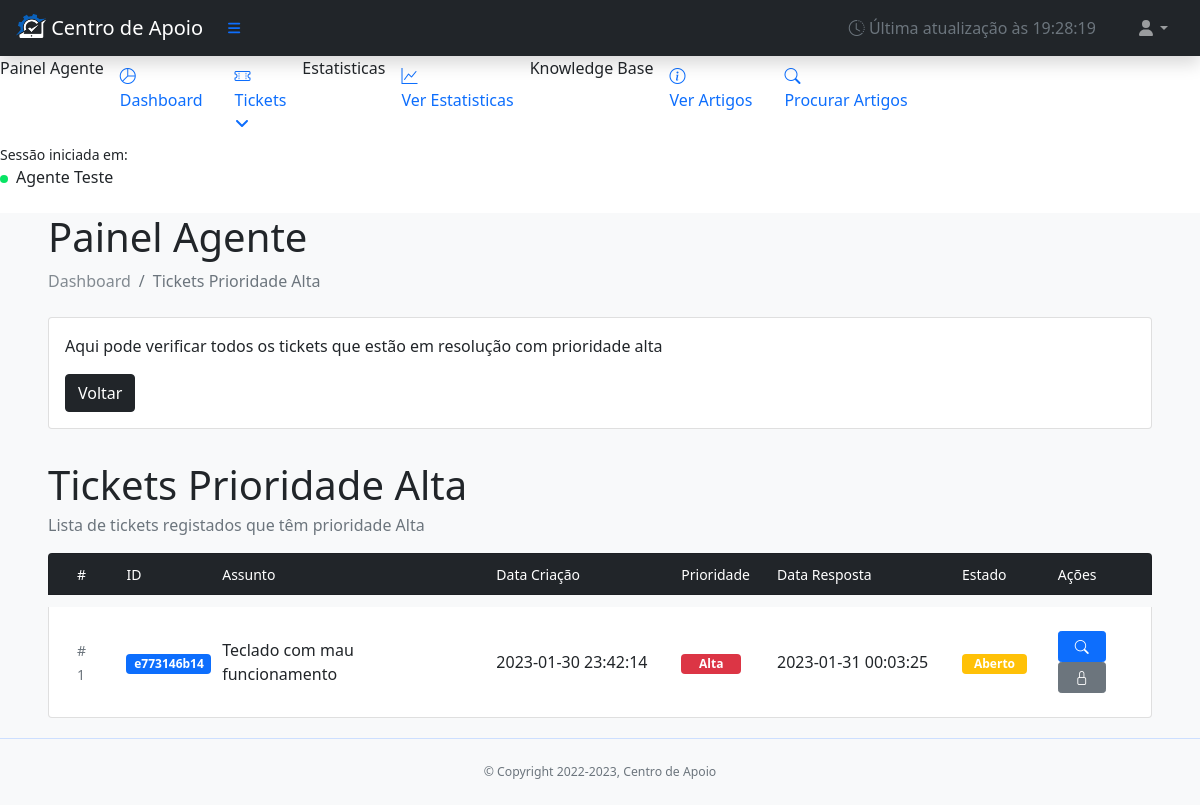
The app's page /root/agent-panel/agente-tickets-prioridade-um.php (signed in) with its own data.
### tables this page shows
CREATE TABLE `tickets` (
  `id` int(11) NOT NULL,
  `ticket_id` varchar(255) NOT NULL,
  `user_id` tinyint(4) NOT NULL,
  `status` int(11) NOT NULL DEFAULT 0,
  `prioridade` int(11) NOT NULL DEFAULT 0,
  `nome` varchar(255) NOT NULL,
  `telefone` varchar(255) NOT NULL,
  `email` varchar(255) NOT NULL,
  `nome_empresa` varchar(255) NOT NULL,
  `dep_empresa` varchar(255) NOT NULL,
  `categoria` int(255) NOT NULL,
  `assunto` varchar(255) NOT NULL,
  `message` text NOT NULL,
  `date` timestamp NOT NULL DEFAULT current_timestamp(),
  `date_reply` timestamp NOT NULL DEFAULT '0000-00-00 00:00:00'
);

### root/agent-panel/agente-tickets-prioridade-um.php (the view, shortened to what this page needs)
<?php
include('../components/page-head.php');
?>
<?php
$closed_status = 2;
$estado_0 = "Novo";
$estado_1 = "Aberto";
$estado_2 = "Fechado";
$prioridade_alta = 1;
$prioridade_0 = "Normal";
$prioridade_1 = "Alta";
$db = new DB();
$dbconn = $db->conn;
$latest = [];
$sql = "SELECT * FROM tickets WHERE prioridade=$prioridade_alta AND status!=$closed_status ORDER BY date DESC";
$recodes = mysqli_query($dbconn, $sql);
if ($recodes->num_rows > 0) {
    while ($row = $recodes->fetch_assoc()) {
        $latest[] = $row;
    }
}
?>
<body class="sb-nav-fixed">
    <?php include('../global-panel/components/topnav-painel.php'); ?>
    <div id="layoutSidenav">
        <?php include('../global-panel/components/sidebar-painel.php'); ?>
        <div id="layoutSidenav_content" class="bg-light">
            <main>
                <div class="container-fluid px-5">
                    <h1 class="mt-4">Painel Agente</h1>
                    <ol class="breadcrumb mb-4">
                        <li class="breadcrumb-item"><a href="./agent-panel/painel-agente.php">Dashboard</a></li>
                        <li class="breadcrumb-item active">Tickets Prioridade <?php echo $prioridade_1; ?></li>
                    </ol>
                    <div class="row">
                        <div class="col-xl-12">
                            <div class="card mb-4">
                                <div class="card-body">
                                    <p>Aqui pode verificar todos os tickets que estão em resolução com prioridade alta</p>
                                    <a href="./agent-panel/painel-agente.php" class="btn btn-dark">Voltar</a>
                                </div>
                            </div>
                        </div>
                    </div>
                    <h1 class="mt-2 mb-1">Tickets Prioridade <?php echo $prioridade_1; ?></h1>
                    <div class="text-muted">
                        Lista de tickets registados que têm prioridade <?php echo $prioridade_1; ?>
                    </div>
                    <div class="bg-light my-3">
                        <ul class="list-group">
                            <div class="d-none d-lg-block list-group-item bg-dark text-white mb-2">
                                <div class="container-fluid">
                                    <div class="row justify-content-between">
                                        <div class="col-lg-1 col-sm-12" style="width:4% !important;">
                                            <small>#</small>
                                        </div>
                                        <div class="col-lg-1 col-sm-12">
                                            <small>ID</small>
                                        </div>
                                        <div class="col-lg-3 col-sm-12">
                                            <small>Assunto</small>
                                        </div>
                                        <div class="col-lg-2 col-sm-12">
                                            <small>Data Criação</small>
                                        </div>
                                        <div class="col-lg-1 col-sm-12">
                                            <small>Prioridade</small>
                                        </div>
                                        <div class="col-lg-2 col-sm-12">
                                            <small>Data Resposta</small>
                                        </div>
                                        <div class="col-lg-1 col-sm-12">
                                            <small>Estado</small>
                                        </div>
                                        <div class="col-lg-1 col-sm-12">
                                            <small>Ações</small>
                                        </div>
                                    </div>
                                </div>
                            </div>
                            <?php if (count($latest) > 0) {
                                $contador = count($latest);
                                foreach ($latest as $k => $v) {
                                    echo '
                                    <li href="./user-panel/ticket.php?id=' . $v['id'] . '" class="list-group-item list-group-item-action my-1" aria-current="true">
                                        <div class="container-fluid">
                                            <div class="row d-flex justify-content-between align-items-center py-3">
                                                <div class="col-lg-1 col-sm-12" style="width:4% !important;">
                                                    <span class="text-muted"><small># ' . ($contador > 0 ? $contador-- : $contador = 0) . '</small></span>
                                                </div>
                                                <div class="col-lg-1 col-sm-12">
                                                    <span style="width: 85px;" class="badge bg-primary">' . $v['ticket_id'] . '</span>
                                                </div>
                                                <div class="col-lg-3 col-sm-12">
                                                    <span>' . $v['assunto'] . '</span>
                                                </div>
                                                <div class="col-lg-2 col-sm-12">
                                                    <span>' . $v['date'] . '</span>
                                                </div>
                                                <div class="col-lg-1 col-sm-12">
                                                    <span style="width: 60px; "class="badge ' . (($v['prioridade'] == 0) ? "bg-success" : "bg-danger") . '">' . (($v['prioridade'] == 0) ? $prioridade_0 : $prioridade_1) . '</span>
                                                </div>
                                                <div class="col-lg-2 col-sm-12">
                                                    <span>' . (($v['date_reply'] == '0000-00-00 00:00:00') ? '-' : $v['date_reply']) . '</span>
                                                </div>
                                                <div class="col-lg-1 col-sm-12">
                                                    <span style="width: 65px;" class="badge ' . (($v['status'] == 0) ? "bg-info" : (($v['status'] == 1) ? "bg-warning" : "bg-dark")) . '">' . (($v['status'] == 0) ? $estado_0 : (($v['status'] == 1) ? $estado_1 : $estado_2)) . '</span>
                                                </div>
                                                <div class="col-lg-1 col-sm-12">
                                                    <a class="btn btn-sm btn-primary px-3" href="./agent-panel/ticket-agente.php?id=' . $v['id'] . '"><i class="bi bi-search"></i></a>
                                                    ' . (($v['status'] < 2) ? '<a href="./agent-panel/fechar-ticket.php?id=' . $v['id'] . '" class="btn btn-sm btn-secondary px-3"><i class="bi bi-lock"></i></a>' : '') . '
                                                </div>
                                            </div>
                                        </div>
                                    </li>
                                ';
                                }
                            } else {
                                echo '<div class="alert alert-info">Não existem tickets novos registados</div>';
                            } ?>
                        </ul>
                    </div>
                </div>
            </main>
            <?php include('../components/panels/footer-panel.php'); ?>
        </div>
    </div>
</body>
</html>

### root/assets/css/app.css (style rules this page uses)
.breadcrumb { text-decoration: none; }
.breadcrumb-item > a { color: #828a91; text-decoration: none; }

### records on screen
tickets: ticket "e773146b14", assunto "Teclado com mau funcionamento", date "2023-01-30 23:42:14", date_reply "2023-01-31 00:03:25"

### other values on screen
$_SESSION['nome'] "Agente"
$_SESSION['apelido'] "Teste"
$prioridade_1 "Alta"
